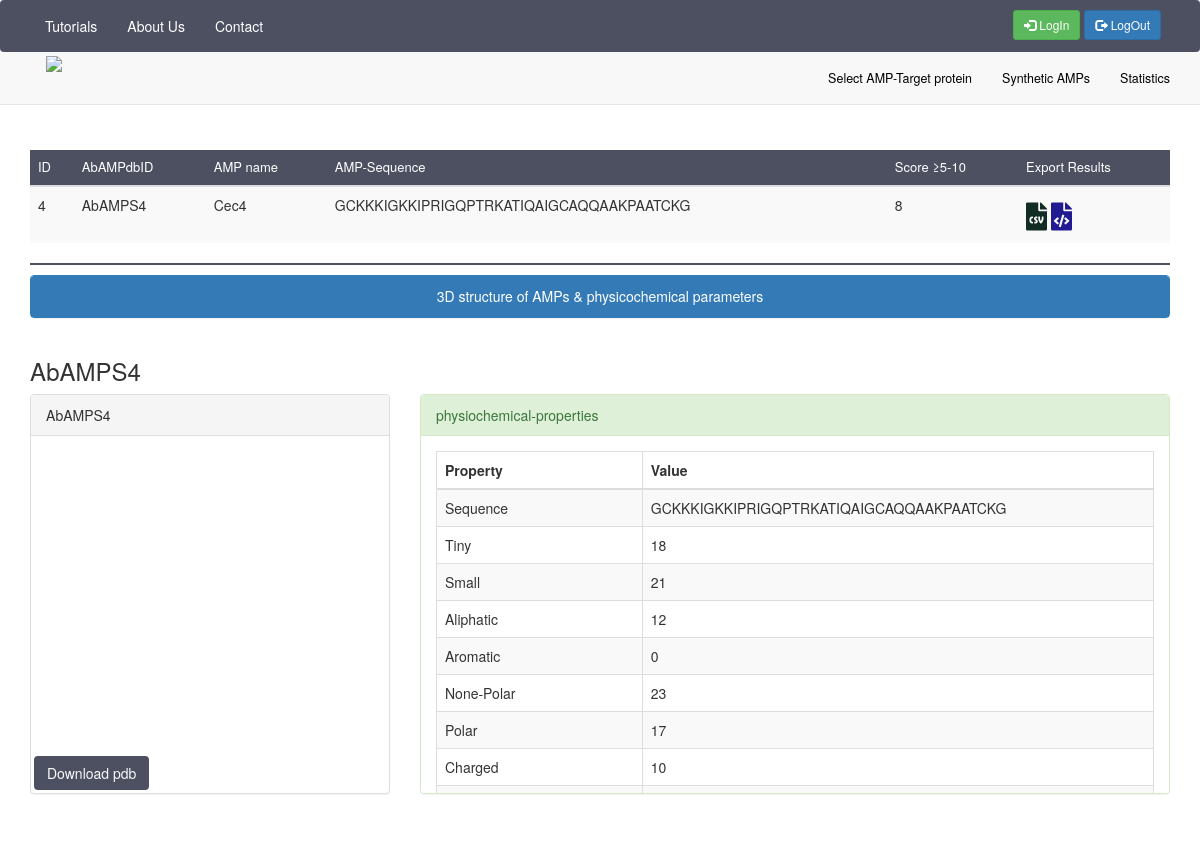
Page /synthetic/synthetic/4 on the committed database.
### synthetic/models.py (models this page shows, shortened)
class Synthetic(models.Model):
    starget_protein = models.ForeignKey(
        Stargetproteins, on_delete=models.SET_NULL, null=True, blank=True)
    sdock = models.ManyToManyField('Sdock', related_name='sdock')
    title = models.CharField(("Title"), max_length=255)
    name = models.CharField(("Name"), max_length=255)
    s = models.CharField(
        ("Synthetic_sequence"), max_length=500)
    synthetic_Tiny = models.IntegerField(("Tiny"))
    synthetic_Small = models.IntegerField(("Small"))
    synthetic_Aliphtic = models.IntegerField(("Synthetic_aliphatic"))
    synthetic_Aromatic = models.IntegerField(("Synthetic_aromatic"))
    synthetic_non_polar = models.IntegerField(("Synthetic_Non_Polar-aa"))
    synthetic_polar = models.IntegerField(("Synthetic_Polar-aa"))
    synthetic_charged_aa = models.IntegerField(("Synthetic_Charged-aa"))
    synthetic_basic = models.IntegerField(("Synthetic_Basic-aa"))
    synthetic_acidic = models.CharField(
        ("Synthetic_Acidic-aa"), max_length=255)
    synthetic_mol_weight_tiny = models.FloatField(
        ("Synthetic_Mole%-Tiny_aa"), max_length=255)
    synthetic_mol_weight_small = models.FloatField(
        ("Synthetic_Mole%-Small_aa"), max_length=255)
    synthetic_mol_weight_apliphatic = models.FloatField(
        ("Synthetic_Mole%-Aliphtic_aa"), max_length=255)
    synthetic_mol_weight_aromatic = models.CharField(
        ("Synthetic_Mole%-Aromatic_aa"), max_length=255)
    synthetic_mol_weight_non_polar = models.FloatField(
        ("Synthetic_Mole%-Non_Polar_aa"), max_length=255)
    synthetic_mol_weight_polar = models.FloatField(
        ("Synthetic_Mole%-Polar_aa"), max_length=255)
    synthetic_mol_weight_charged = models.FloatField(
        ("Synthetic_Mole%-Charged_aa"), max_length=255)
    synthetic_mol_weight_basic = models.FloatField(
        ("Synthetic_Mole%-Basic_aa"), max_length=255, default=None)
    synthetic_mol_weight_acidic = models.IntegerField(
        ("Synthetic_Mole%-Acidic_aa"), default=None)
    synthetic_molecular_weight = models.FloatField(
        ("Synthetic_mw"), max_length=255, default=None)
    synthetic_length = models.IntegerField(("Synthetic_length"), default=None)
    synthetic_charge = models.FloatField(
        ("Synthetic_Charge"), max_length=255, default=None)
    synthetic_isolelectric_point = models.FloatField(
        ("Synthetic_Isolelectric point"), max_length=255)
    synthetic_aliphatic_Index = models.FloatField(
        ("Synthetic_Aliphatic Index"), max_length=255, default=None)
    synthetic_instability_Index = models.FloatField(
        ("Synthetic_Instability Index"), max_length=255)
    synthetic_bomanIndex = models.FloatField(
        ("Synthetic_BomanIndex"), max_length=255)
    synthetic_hydrophobicity = models.FloatField(
        ("Synthetic_Hydrophobicity"), max_length=255)
    synthetic_hydrophobic_moment = models.FloatField(
        ("Synthetic_Hydrophobic moment"), max_length=255)
    synthetic_toxicity = models.CharField(
        ("Synthetic_Toxicity"), max_length=255, default=None)
    synthetic_hemolytic_activity = models.FloatField(
        ("Synthetic_Hemolytic activity"), max_length=255)
    synthetic_score = models.IntegerField(("Synthetic_Score"), default=None)
    synthetic_pdb_name = models.CharField(
        ("Synthetic_PDBName"), max_length=255, default=None)

### synthetic/views.py (the view)
# urls.py: path("synthetic/<int:synthetic_id>", views.submit_synthetic, name='submit_synthetic'),
def submit_synthetic(request, synthetic_id):
    synthetic = Synthetic.objects.get(pk=synthetic_id)
    return render(request, "synthetic/synthetic.html", {
        "synthetic": synthetic,
    })

### synthetic/templates/synthetic/synthetic.html (shortened to what this page needs)
{% extends 'base.html' %} {% block content %} {% load static %}
<head>
    <link rel="stylesheet" href="https://cdnjs.cloudflare.com/ajax/libs/OwlCarousel2/2.3.4/assets/owl.carousel.min.css"
    />
    <link rel="stylesheet" href="https://cdnjs.cloudflare.com/ajax/libs/OwlCarousel2/2.3.4/assets/owl.theme.default.min.css"
 />
    <link rel="stylesheet" href="https://cdnjs.cloudflare.com/ajax/libs/OwlCarousel2/2.3.4/assets/owl.carousel.min.css"
    />
    <link rel="stylesheet" href="https://cdnjs.cloudflare.com/ajax/libs/OwlCarousel2/2.3.4/assets/owl.theme.default.min.css"
 />
    <link rel="stylesheet" href="https://cdnjs.cloudflare.com/ajax/libs/font-awesome/4.7.0/css/font-awesome.min.css">
    <link rel="stylesheet" href="https://cdnjs.cloudflare.com/ajax/libs/font-awesome/5.15.3/css/all.min.css">
</head>
<table class="table table-striped w-auto" id="myTable">
    <thead style="background-color: #4D5061; color: white;" font-weight="normal" font-size="small">
        <tr>
            <th scope="col" style="font-size: small; font-weight: normal;">ID</th>
            <th scope="col" style="font-size: small; font-weight: normal;">AbAMPdbID</th>
            <th scope="col" style="font-size: small; font-weight: normal;">AMP name</th>
            <th scope="col" style="font-size: small; font-weight: normal;">AMP-Sequence</th>
            <th scope="col" style="font-size: small; font-weight: normal;">Score ≥5-10</th>
            <th scope="col" style="font-size: small; font-weight: normal;">Export Results</th>
        </tr>
    </thead>
    <tbody>
        <tr class="table-info">
            <td>{{ synthetic.id }}</td>
            <td>{{ synthetic.title }}</td>
            <td>{{ synthetic.name }}</td>
            <td>{{ synthetic.s }}</td>
            <td>{{ synthetic.synthetic_score }}</td>
            <td><button onclick="tableToCSV()" style="background-color: #f9f9f9; font-size:28px; margin: 0; padding: 0;"><i class="fas fa-file-csv" style="color: rgb(17, 44, 35); margin-top: -10px;"></i></button>
                <button onclick="tableToXML()" style="background-color: #f9f9f9; font-size: 28px; margin: 0; padding: 0;">
                    <i class="fas fa-file-code" style="color: rgb(34, 26, 145); margin-top: -10px;"></i>
                  </button>
            </td>
    </tbody>
</table>
<hr />
<body>
    <div class="row">
        <div class="col-md-12 col-sm-12 col-xs-20">
            <div class="panel panel-primary">
                <div class="panel-heading" align="center">
                    3D structure of AMPs & physicochemical parameters
                </div>
            </div>
        </div>
    </div>
    <h3>{{ synthetic.title }}</h3>
    <div class="row">
        <div class="col-md-4 col-sm-4 col-xs-12">
            <div class="panel panel-default" style="height: 400px;">
                <div class="panel-heading">
                    {{ synthetic.title }}
                </div>
                <div>
                    <div id="container-01" class="mol-container"></div>
                    <div>
                        <a style="background-color: #4D5061; color: #f9f9f9; margin: 20px; margin-left: 3px;" role="button" href='/synthetic/static/{{ synthetic.synthetic_pdb_name }}' download='/synthetic/static/{{ synthetic.synthetic_pdb_name }}' class="btn btn-light text-dark ml-0">
                            Download pdb
                        </a></div>
                </div>
            </div>
        </div>
        <div class="col-md-8 col-sm-8 col-xs-12">
            <div class="panel panel-success" style="height: 400px;overflow: scroll;">
                <div class="panel-heading">
                    physiochemical-properties
                </div>
                <div class="panel-body">
                    <div class="table-responsive">
                        <table class="table table-striped table-bordered table-hover" id="table_1">
                            <thead>
                                <tr>
                                    <th>Property</th>
                                    <th>Value</th>
                                </tr>
                            </thead>
                            <tbody>
                                <tr>
                                    <td>Sequence</td>
                                    <td>{{ synthetic.s }}</td>
                                </tr>
                                <tr>
                                    <td>Tiny</td>
                                    <td>{{ synthetic.synthetic_Tiny }}</td>
                                </tr>
                                <tr>
                                    <td>Small</td>
                                    <td>{{ synthetic.synthetic_Small }}</td>
                                </tr>
                                <tr>
                                    <td>Aliphatic</td>
                                    <td>{{ synthetic.synthetic_Aliphtic }}</td>
                                </tr>
                                <tr>
                                    <td>Aromatic</td>
                                    <td>{{ synthetic.synthetic_Aromatic }}</td>
                                </tr>
                                <tr>
                                    <td>None-Polar</td>
                                    <td>{{ synthetic.synthetic_non_polar }}</td>
                                </tr>
                                <tr>
                                    <td>Polar</td>
                                    <td>{{ synthetic.synthetic_polar }}</td>
                                </tr>
                                <tr>
                                    <td>Charged</td>
                                    <td>{{ synthetic.synthetic_charged_aa }}</td>
                                </tr>
                                <tr>
                                    <td>Basic</td>
                                    <td>{{ synthetic.synthetic_basic }}</td>
                                </tr>
                            </tbody>
                        </table>
                    </div>
                </div>
            </div>
        </div>
    </div>
{% endblock %}

### synthetic/templates/synthetic/synthetic.html (style rules this page uses)
hr { border: 1px solid #4D5061; margin: 10px 0; }
#container-01 { width: 90%; height: 300px; position: relative; left: 10px; top: 10px; bottom: 50px; }
a:link { text-decoration: none; }
body { padding-top: 150px; }
button { background-color: #4B6887; color: white; border: none; padding: 10px 20px; text-align: center; text-decoration: none; display: inline-block; font-size: 16px; margin: 4px 2px; cursor: pointer; }

### rows in the picture
Synthetic: id "4", title "AbAMPS4", name "Cec4", s "GCKKKIGKKIPRIGQPTRKATIQAIGCAQQAAKPAATCKG", synthetic_score "8", synthetic_Tiny "18", synthetic_Small "21", synthetic_Aliphtic "12", synthetic_Aromatic "0", synthetic_non_polar "23", synthetic_polar "17", synthetic_charged_aa "10"
